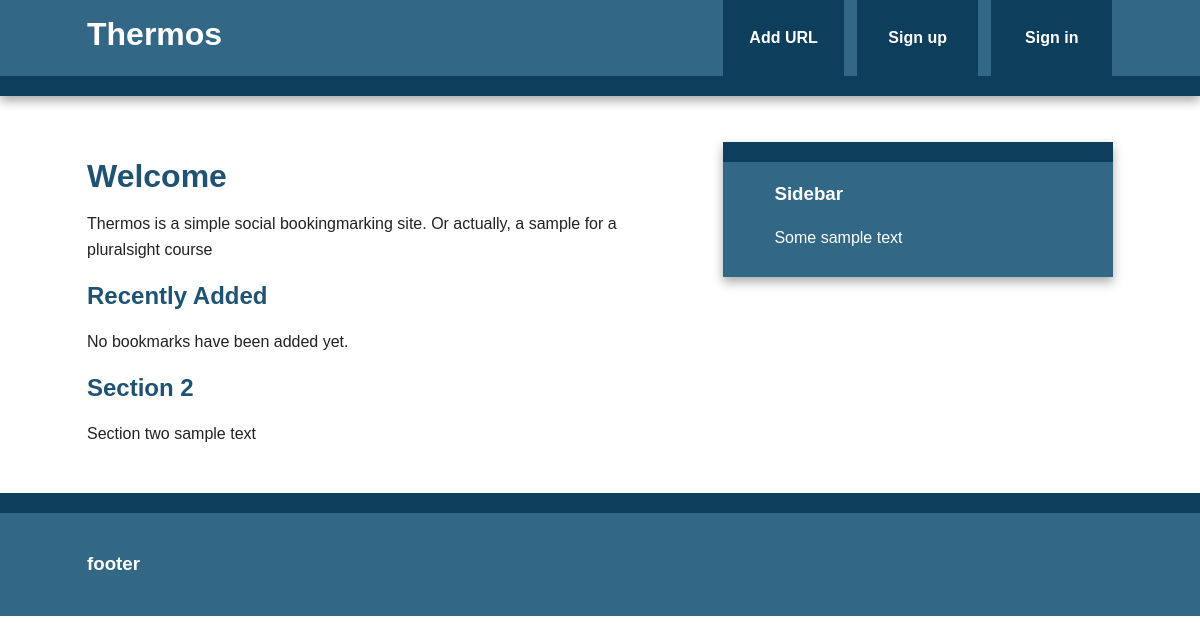
The page /index on the database as committed earlier.
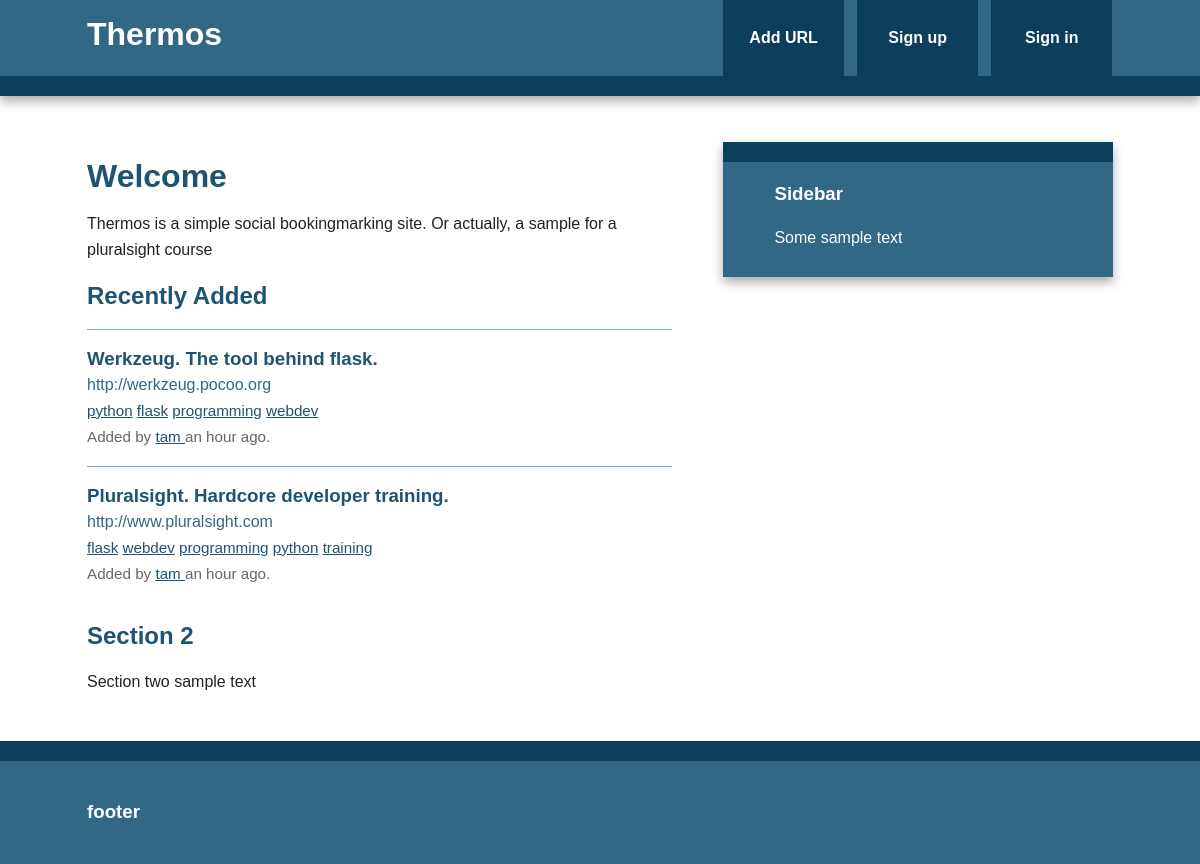
The same page on the database as committed later.
### thermos/models.py (models this page shows, shortened)
class Bookmark(db.Model):
    id = db.Column(db.Integer, primary_key=True)
    url = db.Column(db.Text, nullable=False)
    date = db.Column(db.DateTime, default=datetime.utcnow)
    description = db.Column(db.String(300))
    user_id = db.Column(db.Integer, db.ForeignKey('user.id'), nullable=False)
    _tags = db.relationship('Tag', secondary=tags, backref=db.backref('bookmarks', lazy='dynamic'))
    @staticmethod
    def newest(num):
        return Bookmark.query.order_by(desc(Bookmark.date)).limit(num)
    @property
    def tags(self):
        return ",".join([t.name for t in self._tags])
    @tags.setter
    def tags(self, string):
        if string:
            self._tags = [Tag.get_or_create(name) for name in string.split(',')]

class Tag(db.Model):
    id = db.Column(db.Integer, primary_key=True)
    name = db.Column(db.String(25), nullable=False, unique=True, index=True)
    def __repr__(self):
        return self.name

class User(db.Model, UserMixin):
    id = db.Column(db.Integer, primary_key=True)
    username = db.Column(db.String(80), unique=True)
    email = db.Column(db.String(120), unique=True)
    bookmarks = db.relationship('Bookmark', backref='user', lazy='dynamic')
    password_hash = db.Column(db.String)
    @property
    def password(self):
        raise AttributeError('password: write-only field')

### thermos/views.py (the view)
@app.route('/')
@app.route('/index')
def index():
    return render_template('index.html', new_bookmarks=Bookmark.newest(5))

### thermos/templates/index.html (shortened to what this page needs)
{% extends "base.html" %}
{% block content %}
    <article>
        <header>
            <h1>Welcome</h1>
            <p>Thermos is a simple social bookingmarking site. Or actually, a sample for a pluralsight course</p>
        </header>
        <section>
            <h2>Recently Added</h2>
            {% if new_bookmarks.count() > 0 %}
                {% with bookmarks = new_bookmarks %}
                    {% include "bookmark_list.html" %}
                {% endwith %}
            {% else %}
                No bookmarks have been added yet.
            {% endif %}
        </section>
        <section>
            <h2>Section 2</h2>
            <p>Section two sample text</p>
        </section>
    </article>
{% endblock %}

### thermos/templates/base.html (shortened to what this page needs)
<!doctype html>
<html class="no-js" lang="">
    <head>
        <link rel="stylesheet" href="{{ url_for('static', filename='css/normalize.min.css') }}">
        <link rel="stylesheet" href="{{ url_for('static', filename='css/main.css') }}">
    </head>
    <body>
        <div class="header-container">
            <header class="wrapper clearfix">
                <a href=" {{ url_for('index') }}"><h1 class="title">Thermos</h1></a>
                <nav>
                    <ul>
                        <li><a href="{{ url_for('add') }}">Add URL</a></li>
                        {% if current_user.is_authenticated() %}
                            <li><a href="{{ url_for('user', username=current_user.username) }}">My Links</a></li>
                            <li><a href="{{ url_for('logout') }}">Sign out</a></li>
                        {% else %}
                            <li><a href="{{ url_for('signup') }}">Sign up</a></li>
                            <li><a href="{{ url_for('login') }}">Sign in</a></li>
                        {% endif %}
                    </ul>
                </nav>
            </header>
        </div>
        <div class="main-container">
            <div class="main wrapper clearfix">
                {% block content %}
                {% endblock %}
                {% block sidebar %}
                <aside>
                    <h3>Sidebar</h3>
                    <p>Some sample text</p>
                </aside>
                {% endblock%}
            </div>
        </div>
        <div class="footer-container">
            <footer class="wrapper">
                <h3>footer</h3>
            </footer>
        </div>
    </body>
</html>

### thermos/templates/bookmark_list.html (shortened to what this page needs)
<ul class="bookmarks">
  {% for bookmark in bookmarks %}
    <li>
      <a class="header" href="{{ bookmark.url }}">
          <h3 class="description">
            {{ bookmark.description|truncate(50, killwords=True)}}
          </h3>
          <span class="url">
            {{ bookmark.url|truncate(50, killwords=True) }}
          </span>
      </a>
      <div class="info">
          <span class="tags">
            {% if bookmark.tags %}
              {% for t in bookmark._tags %}
                <a href="#">{{ t }}</a>
              {% endfor %}
            {% else %}
              No tags.
            {% endif %}
          </span>
          <br>
          Added by <a href="{{ url_for('user', username=bookmark.user.username) }}">
            {{ bookmark.user.username }}
          </a>
          {{ moment(bookmark.date).fromNow() }}.
      </div>
    </li>
  {% endfor %}
</ul>

### thermos/static/css/main.css (style rules this page uses)
html { color: #222; font-size: 1em; line-height: 1.4; }
body { font: 16px/26px Helvetica, Helvetica Neue, Arial; }
.wrapper { width: 90%; margin: 0 5%; }
.header-container { border-bottom: 20px solid #0D3E5B; }
.footer-container, .main aside { border-top: 20px solid #0D3E5B; }
.header-container, .footer-container, .main aside { background: #326786; }
.title { color: white; }
nav ul { margin: 0; padding: 0; list-style-type: none; }
nav a { display: block; margin-bottom: 10px; padding: 15px 0; text-align: center; text-decoration: none; font-weight: bold; color: white; background: #0D3E5B; }
.main { padding: 30px 0; }
.main article h1 { font-size: 2em; }
.main aside { color: white; padding: 0px 5% 10px; }
.footer-container footer { color: white; padding: 20px 0; }
a, a:visited { color: #1E5373; }
h1, h2, h3, h4, h5, h6 { color: #1E5373; }
.main aside h3, footer h3 { color: white; }
ul.bookmarks { list-style: none none; padding-left: 0; }
ul.bookmarks li { padding-bottom: .5em; border-top: 1px solid #7EA6BF; padding: 1em 0; }
a.header { color: #326786; text-decoration: none; display: block; }
a.header h3 { margin: 0 0; }
div.info { font-size: .95em; color: #666666; }
@media only screen and (min-width: 480px) { nav a { float: left; width: 27%; margin: 0 1.7%; padding: 25px 2%; margin-bottom: 0; } }
@media only screen and (min-width: 480px) { nav li:first-child a { margin-left: 0; } }
@media only screen and (min-width: 480px) { nav li:last-child a { margin-right: 0; } }
@media only screen and (min-width: 480px) { nav ul li { display: inline; } }
@media only screen and (min-width: 768px) { .header-container, .main aside { -webkit-box-shadow: 0 5px 10px #aaa; -moz-box-shadow: 0 5px 10px #aaa; box-shadow: 0 5px 10px #aaa; } }
@media only screen and (min-width: 768px) { .title { float: left; } }
@media only screen and (min-width: 768px) { nav { float: right; width: 38%; } }
@media only screen and (min-width: 768px) { .main article { float: left; width: 57%; } }
@media only screen and (min-width: 768px) { .main aside { float: right; width: 28%; } }
@media only screen and (min-width: 1140px) { .wrapper { width: 1026px; margin: 0 auto; } }
.clearfix:before, .clearfix:after { content: " "; display: table; }
.clearfix:after { clear: both; }
.clearfix { *zoom: 1; }

Rows that differ between the two databases and show on the page:
added Bookmark: description "Werkzeug. The tool behind flask.", url "http://werkzeug.pocoo.org", user.username "tam", date "an hour ago"
added Tag: name "python"
added Tag: name "flask"
added Tag: name "programming"
added Tag: name "webdev"
added Bookmark: description "Pluralsight. Hardcore developer training.", url "http://www.pluralsight.com", user.username "tam", date "an hour ago"
added Tag: name "training", shown under "Pluralsight. Hardcore developer training."
Other text that changed with them:
text no longer shown: "No bookmarks have been added yet."
